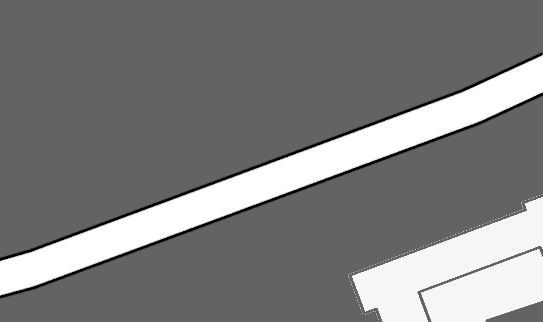
#> input picture tv_path_planning/src/map3.1.pgm, 543 x 322 px
$ python 'tv sc dey vivekanand cost map.py'
#> lines starting #> are read from the running program, lines starting #| are printed output that depends on the picture; after the words box and inside, x2 and y2 are one past the last pixel; in counts of white or black regions, pixels touching at a corner belong together
# Python program to illustrate
# simple thresholding type on an image

# organizing imports
import cv2
import numpy as np

# path to input image is specified and
# image is loaded with imread command
image1 = cv2.imread('./map3.1.pgm')
#> image1 is the input picture: shape (322, 543, 3); min 0, max 255, mean 126.2

# cv2.cvtColor is applied over the
# image input with applied parameters
# to convert the image in grayscale
img = cv2.cvtColor(image1, cv2.COLOR_BGR2GRAY)
img2 = img.copy()

def draw_grid(img, line_color=(0, 255, 0), thickness=1, type_=cv2.LINE_AA, pxstep=50):
    '''(ndarray, 3-tuple, int, int) -> void
    draw gridlines on img
    line_color:
        BGR representation of colour
    thickness:
        line thickness
    type:
        8, 4 or cv2.LINE_AA
    pxstep:
        grid line frequency in pixels
    '''
    x = pxstep
    y = pxstep
    while x < img.shape[1]:
        cv2.line(img, (x, 0), (x, img.shape[0]), color=line_color, lineType=type_, thickness=thickness)
        x += pxstep
    print()
    while y < img.shape[0]:
        cv2.line(img, (0, y), (img.shape[1], y), color=line_color, lineType=type_, thickness=thickness)
        y += pxstep

def draw_centers(image, color=(0,255,0), centres=[(0,0)], radius=1, thickness=-1):
    for _ in centres:
        image = cv2.circle(image, _, radius, color, thickness)

def draw_centers2(image, color=(0,255,0), pxstep=50, radius=1, thickness=-1, occupancy_grid=[]):
    # for _ in centres:
    x = pxstep//2
    y = pxstep//2
    while x < img.shape[1]:
        y = pxstep//2
        while y < img.shape[0]:
            if occupancy_grid is np.empty:
                image = cv2.circle(image, (x, y), radius, color, thickness)
            else:
                if occupancy_grid[y][x] == 1:
                    image = cv2.circle(image, (x, y), radius, color, thickness)
            y += pxstep
        x += pxstep

def kernel_sum(image,px=0,py=0, pxstep=5):
    roi = image[py : py+pxstep, px : px+pxstep]
    sum = np.sum(roi)
    # print(roi)
    # print(sum)
    return sum

def occupancy(th_img, th_val_per=70, pxstep=5):
    occupancy = np.zeros(th_img.shape)
    x = 0
    y = 0
    sum = 0
    max_sum = 255 * pxstep * pxstep
    if th_val_per > 100:
        th_val_per =100
    if th_val_per < 0:
        th_val_per =0
    th_sum = max_sum * (th_val_per/100)
    while x < img.shape[1]:
        y = 0
        while y < img.shape[0]:
            # image = cv2.circle(image, (x, y), radius, color, thickness)
            sum = kernel_sum(th_img,x,y,pxstep)
            if sum >= th_sum:
                occupancy[y][x]=1
                pass
            y += pxstep
        x += pxstep
    return occupancy
# applying different thresholding
# techniques on the input image
# all pixels value above 120 will
# be set to 255
ret, thresh1 = cv2.threshold(img, 120, 255, cv2.THRESH_BINARY)
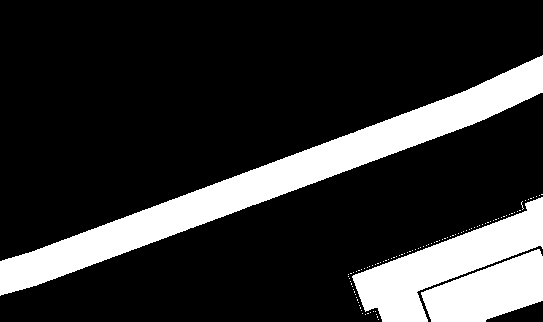
#> thresh1: shape (322, 543); 19.4% white; 99 white regions (96 under 20 px), largest, box (x1, y1, x2, y2) and area: (0, 55, 543, 296) 19648, (352, 197, 543, 322) 8605, (421, 249, 543, 322) 5535
# [11 lines of commented-out code are left out]
occp_grid = occupancy(thresh1, th_val_per=100)
#> the loop in occupancy, `while x < img.shape[1]:` made 109 passes
#> x on passes 1 to 10: 5, 10, 15, 20, 25, 30, 35, 40, 45, 50
#> after the loop in occupancy, `while x < img.shape[1]:`:
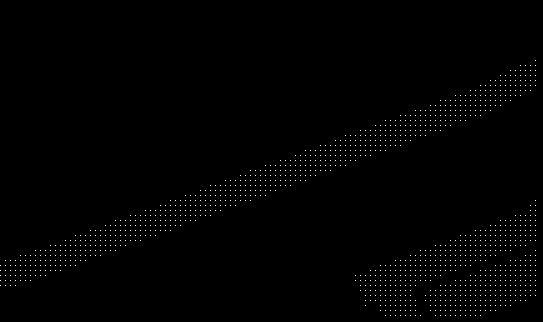
#> occupancy: shape (322, 543) float64; values 0 (black) and 1 (white), 0.65% white in thin lines or dots, all inside (x1, y1, x2, y2) = (0, 60, 536, 316)
# print(occp_grid)

# draw_centers2(img,pxstep=5 ,occupancy_grid=occp_grid,radius=50)

pxstep = 5
for _ in range(occp_grid.shape[0]):
    for __ in range(occp_grid.shape[1]):
        if occp_grid[_][__] == 1:
            # print(_,__)
            draw_centers(img,centres=[(__+pxstep//2,_+pxstep//2)],radius=1)
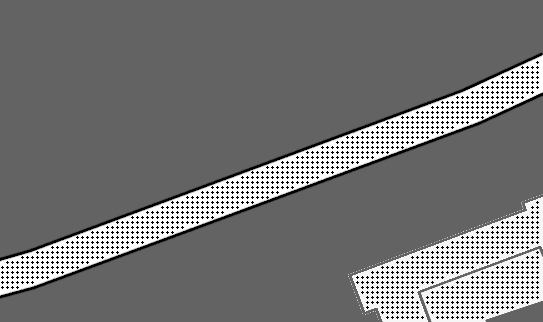
#> img: shape (322, 543); min 0, max 255, mean 118

# [8 lines of commented-out code are left out]
if cv2.waitKey(0) & 0xff == 27:
#> (key Esc is pressed here)
	cv2.destroyAllWindows()


def nearest_point_on_graph(x,y,pxstep,occ_grid_shape0,off_x,off_y):
    new_x = np.round((x-off_x)/pxstep) * pxstep
    new_y = np.round((y+off_y +occ_grid_shape0*pxstep)/pxstep) * pxstep
    print(new_x, new_y)
    new_x /= pxstep
    new_y /= pxstep
    print(new_x, new_y)
    pass

nearest_point_on_graph(1.5,0,1.2,10.5,-12,0)

##############################
img_res = 0.102 #in meters/pixel

grid_dist = 1.5 #in meters
grid_occp_per = 50 #in percentage

pix_dis = grid_dist / img_res
pix_dis = int(np.round(pix_dis))
#origin: [-55.4, 0.0, 0]
print("Pixel step: {}\nEffective grid width: {} meters\nOccp. grid thresholding: {}%".format(
    pix_dis,pix_dis*img_res,grid_occp_per))
# print(thresh1.shape)

print()

for y in range(occp_grid.shape[0]):
    for x in range(occp_grid.shape[1]):
        if occp_grid[y][x] ==  1:
            # print(x,y)
            # print([x * img_res, y * img_res])
            pass

ret, thresh = cv2.threshold(img2, 120, 255, cv2.THRESH_BINARY)
occp_grid = occupancy(thresh ,pxstep=pix_dis ,th_val_per=grid_occp_per)
#> call 2 of occupancy, with th_val_per = 50, pxstep = 15
#> after the loop in occupancy (call 2), `while x < img.shape[1]:`:
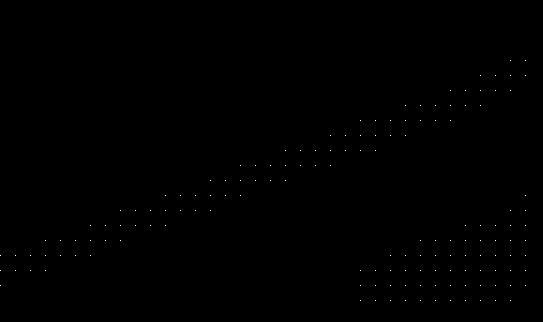
#> occupancy: shape (322, 543) float64; values 0 (black) and 1 (white), 0.08% white in thin lines or dots, all inside (x1, y1, x2, y2) = (0, 60, 526, 301)
for _ in range(occp_grid.shape[0]):
    for __ in range(occp_grid.shape[1]):
        if occp_grid[_][__] == 1:
            # print(_,__)
            draw_centers(img2,centres=[(__+pix_dis//2,_+pix_dis//2)],radius=1)
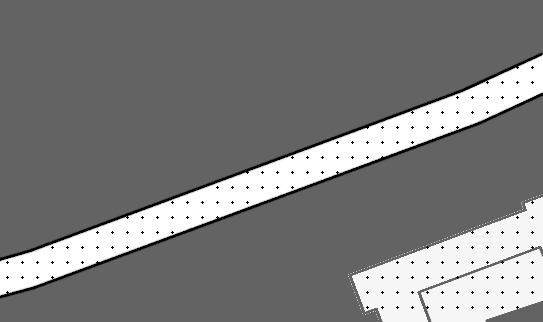
#> img2: shape (322, 543); min 0, max 255, mean 125.2


cv2.imshow('img', img2)
cv2.imshow('Binary Threshold', thresh)


# De-allocate any associated memory usage
if cv2.waitKey(0) & 0xff == 27:
#> (key Esc is pressed here)
	cv2.destroyAllWindows()
